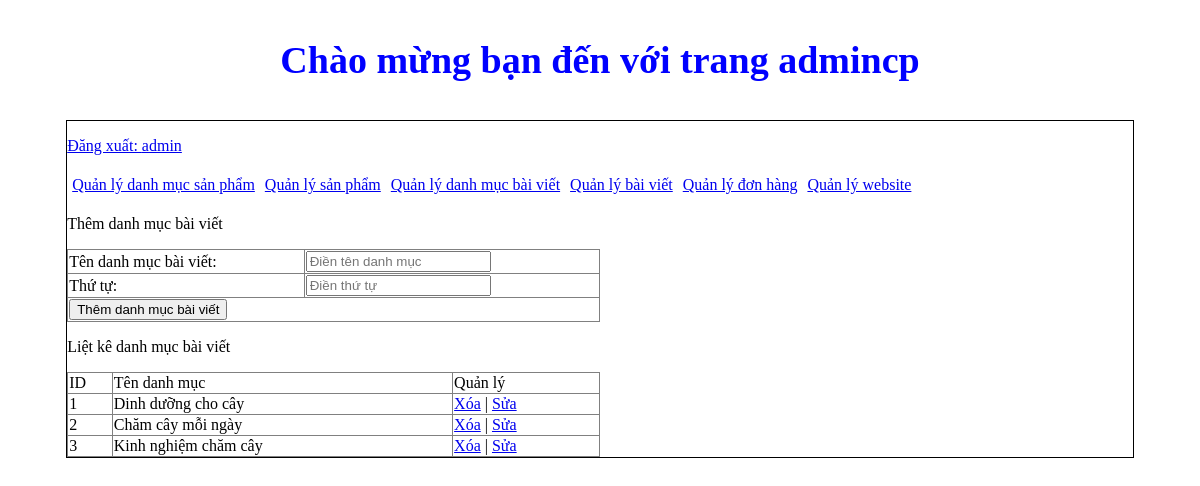
Page /admincp/index.php?action=quanlydanhmucbaiviet&query=them (signed in) on the committed database.
### tables this page shows
CREATE TABLE `tbl_danhmucbaiviet` (
  `id_baiviet` int(11) NOT NULL,
  `tendanhmuc_baiviet` varchar(255) NOT NULL,
  `thutu` int(11) NOT NULL
);

### admincp/modules/quanlydanhmucbaiviet/lietke.php (the view)
<?php
$sql = "SELECT * from tbl_danhmucbaiviet order by thutu asc";
$row_lietkedanhmucbv = mysqli_query($mysqli,$sql);
?>
<p>Liệt kê danh mục bài viết</p>
<form action="./xuly.php" method="post">
  <table border = '1' width = '50%' style="border-collapse: collapse;">
    <tr>
        <td>ID</td>
        <td>Tên danh mục</td>
        <td>Quản lý</td>
    </tr>
    <?php
    $i = 0;
    while($rows = mysqli_fetch_array($row_lietkedanhmucbv)){
        $i++;
    ?>
    <tr>
        <td><?php echo $i;?></td>
        <td><?php echo $rows['tendanhmuc_baiviet'];?></td>
        <td>
            <a href="modules/quanlydanhmucbaiviet/xuly.php?idbaiviet=<?php echo $rows['id_baiviet'];?>">Xóa</a>
            |
            <a href="?action=quanlydanhmucbaiviet&query=sua&idbaiviet=<?php echo $rows['id_baiviet'];?>">Sửa</a>
        </td>
    </tr>
    <?php
    }
    ?>
  </table>
</form>

### rows in the picture
tbl_danhmucbaiviet: tendanhmuc_baiviet "Dinh dưỡng cho cây"
tbl_danhmucbaiviet: tendanhmuc_baiviet "Chăm cây mỗi ngày"
tbl_danhmucbaiviet: tendanhmuc_baiviet "Kinh nghiệm chăm cây"

### other values in the picture
$_SESSION['dangnhap'] "admin"
